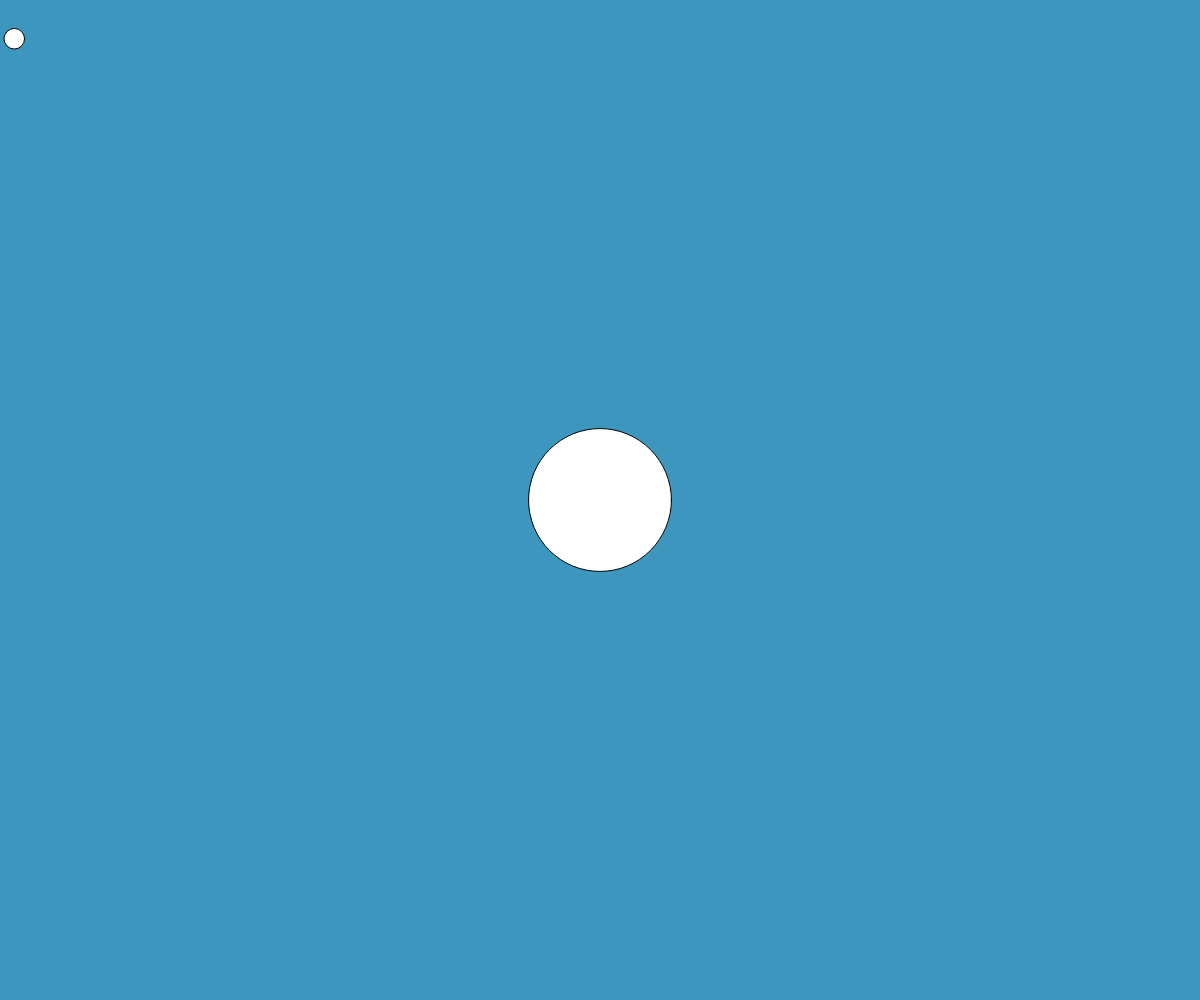
Frame 1 (no input)
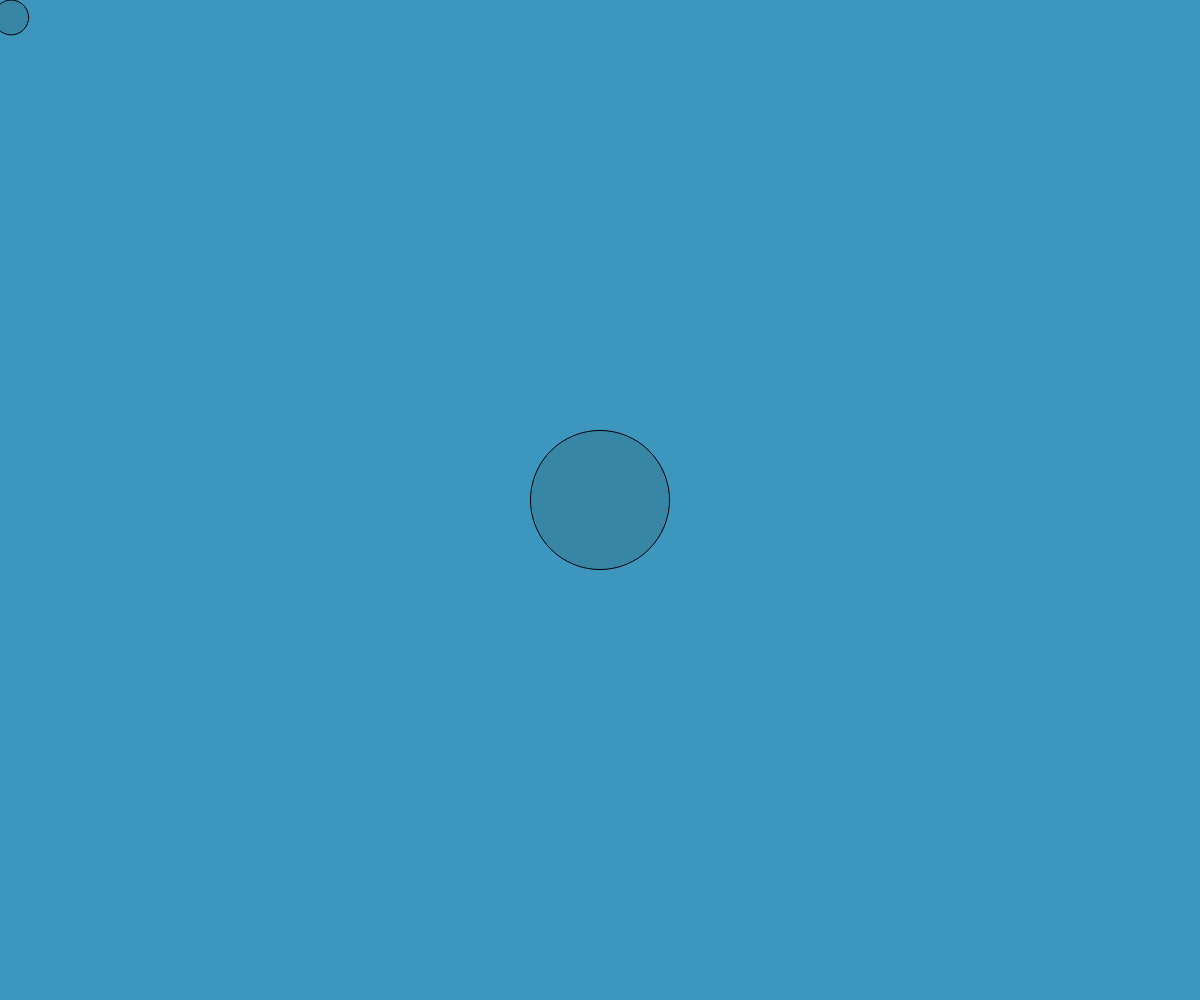
Frame 60 (no input)
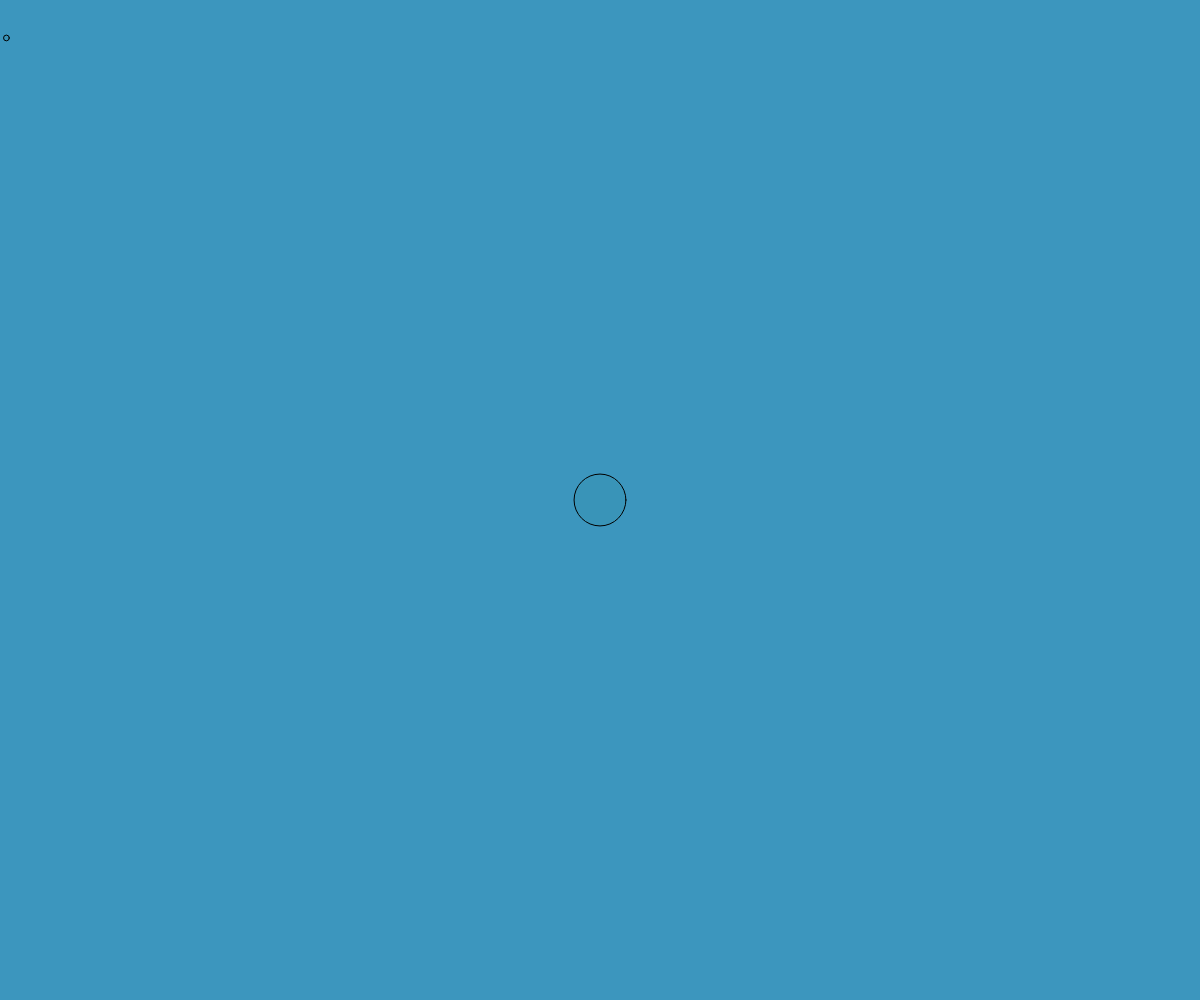
Frame 120 (the mouse pressed at the canvas centre since frame 60)

The p5.js sketch that drew these frames (run headless with seeded random() and noise() and a simulated clock; from frame 60 on, the mouse is pressed at the canvas centre):

// p5.js sketch
// ── sketch.js
let x
let y
let size = x+1

function setup() {
  createCanvas(windowWidth, windowHeight);
  frameRate(20)
}

function draw() {
  background(60, 150, 190);
  circle(width/2,height/2,random(200));
  circle(random(5,50), random(5,50), random(5,50));
  fill(random(0,255), random(0,255), random(0,255), random(0,255));
  
}
